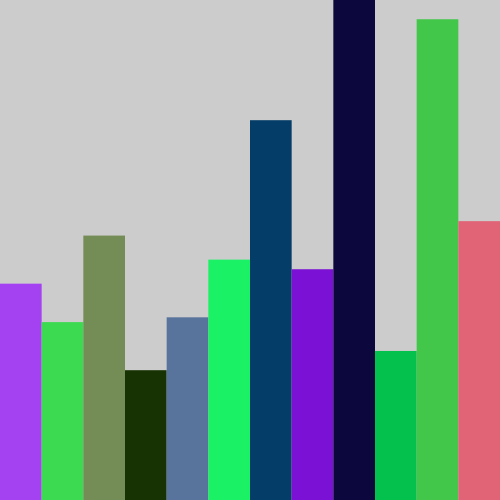
Frame 1 (no input)
Frame 60 (the mouse pressed at the canvas centre just before this capture): identical to frame 1, image omitted
Frame 120 (the mouse held since frame 60 and released just before this capture): identical to frame 1, image omitted

The Processing sketch that drew this single still picture (run headless with seeded random() and noise(); from frame 60 on, the mouse is pressed at the canvas centre):

// Processing sketch: sketch_161004a
// ── sketch_161004a.pde
void setup()
{
  size(500, 500);
  
  for (int i = 0 ; i < rainFall.length ; i ++)
  {
    println(months[i] + "\t" + rainFall[i]); 
  }
  
  // For each
  // Cant modify the array and no access to i
  for(String m:months)
  {
    println(m);
  }
  
  println(maxIndex(rainFall));
  drawGraph(rainFall);
}

void drawGraph(float[] arr)
{
  float barWidth = width / (float) arr.length;
  float maxValue = arr[maxIndex(arr)];
  float scaleFactor = height / maxValue;
  
  for (int i = 0 ; i < arr.length ; i ++)
  {
    noStroke();
    fill(random(0, 255), random(0, 255), random(0, 255));
    float x = i * barWidth;
    rect(x, height, barWidth, - arr[i] * scaleFactor);
  }
}

float average(float[] arr)
{
   float sum = sum(arr);
   
   return sum / (float) arr.length;
}

float sum(float[] arr)
{
  float sum = 0;
  for(float f:arr)
  {
    sum += f;
  }
  
  return sum;
}

int minIndex(float[] arr)
{
  float minValue = Float.MAX_VALUE;
  int minIndex = -1;
  for(int i = 0 ; i < arr.length ; i ++)
  {
    if (arr[i] < minValue)
    {
      minIndex = i;
      minValue = arr[i];
    }
  }
  return minIndex;
}

int maxIndex(float[] arr)
{
  float maxValue = Float.MIN_VALUE;
  int maxIndex = -1;
  for (int i = 0 ; i < arr.length ; i ++)
  {
    if (arr[i] > maxValue)
    {
      maxValue = arr[i];
      maxIndex = i;
    }
  }
  
  
  maxValue = arr[0];
  for (int i = 1 ; i < arr.length ; i ++)
  {
    if (arr[i] > maxValue)
    {
      maxValue = arr[i];
      maxIndex = i;
    }
  }
  
  return maxIndex;
  
}


float[] rainFall = {45, 37, 55, 27, 38, 50, 79, 48, 104, 31, 100, 58};
String[] months = {"Jan", "Feb", "March", "April", "May"
  , "June", "July", "August", "Sept", "Oct", "Nov", "Dec" };

void draw()
{
  
}
